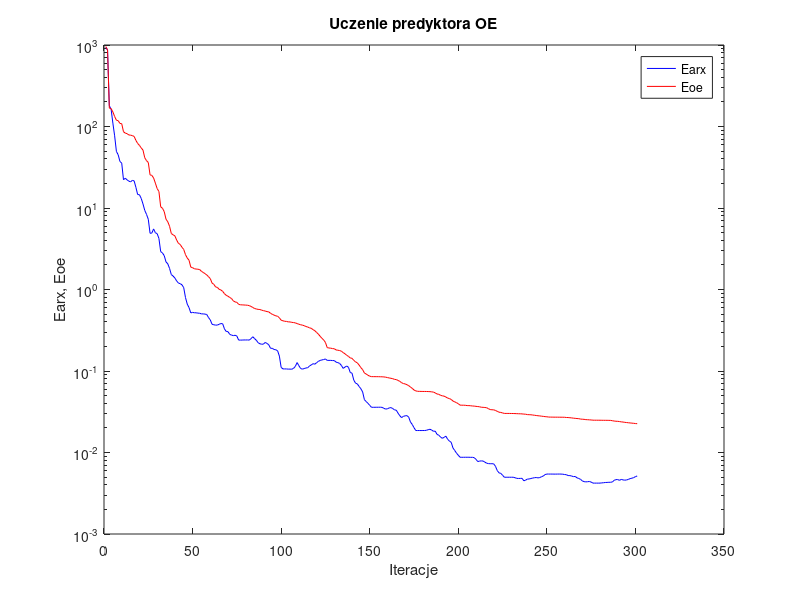
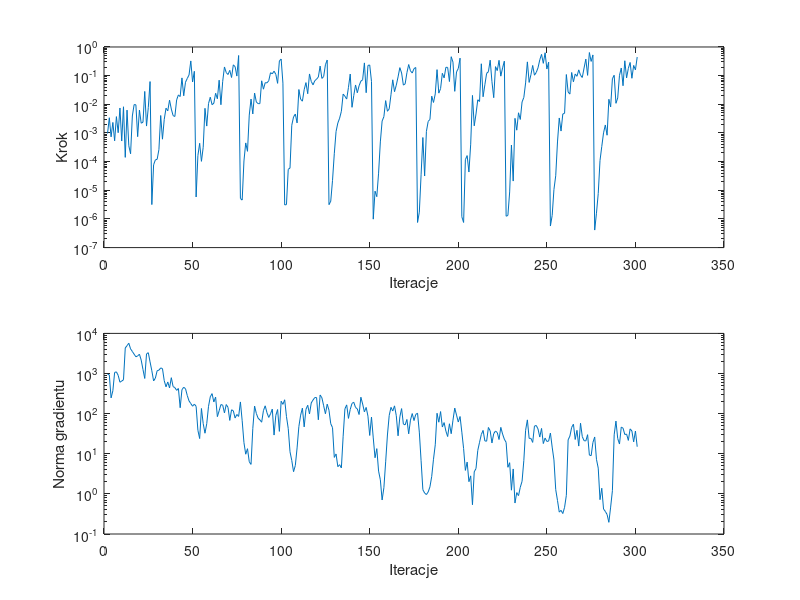

MATLAB code to generate these figures, in order:
%uczenie predyktora oe
clear all;
n=0; farx(n+1)=9.334575e+002; foe(n+1)=9.568787e+002; wspucz(n+1)=0.000000e+000; ng(n+1)=0.000000e+000;
%odnowa zmiennej metryki
n=1; farx(n+1)=8.686845e+002; foe(n+1)=8.712312e+002; krok(n+1)=9.612330e-004; ng(n+1)=9.598462e+002;
n=2; farx(n+1)=1.793107e+002; foe(n+1)=1.680526e+002; krok(n+1)=3.401267e-003; ng(n+1)=9.282804e+002;
n=3; farx(n+1)=1.636487e+002; foe(n+1)=1.656368e+002; krok(n+1)=7.315478e-004; ng(n+1)=2.469427e+002;
n=4; farx(n+1)=1.101220e+002; foe(n+1)=1.512008e+002; krok(n+1)=2.329278e-003; ng(n+1)=3.719028e+002;
n=5; farx(n+1)=7.691608e+001; foe(n+1)=1.326177e+002; krok(n+1)=5.322828e-004; ng(n+1)=1.064782e+003;
n=6; farx(n+1)=4.947790e+001; foe(n+1)=1.194380e+002; krok(n+1)=3.715831e-003; ng(n+1)=1.098682e+003;
n=7; farx(n+1)=4.496892e+001; foe(n+1)=1.178207e+002; krok(n+1)=1.020808e-003; ng(n+1)=9.011289e+002;
n=8; farx(n+1)=3.721709e+001; foe(n+1)=1.090716e+002; krok(n+1)=7.431661e-003; ng(n+1)=6.058572e+002;
n=9; farx(n+1)=3.553493e+001; foe(n+1)=1.083292e+002; krok(n+1)=5.230348e-004; ng(n+1)=6.499790e+002;
n=10; farx(n+1)=2.222780e+001; foe(n+1)=8.630235e+001; krok(n+1)=8.202462e-003; ng(n+1)=6.979990e+002;
n=11; farx(n+1)=2.319583e+001; foe(n+1)=8.295520e+001; krok(n+1)=1.407870e-004; ng(n+1)=4.323866e+003;
n=12; farx(n+1)=2.218294e+001; foe(n+1)=8.172787e+001; krok(n+1)=6.281400e-003; ng(n+1)=4.953179e+003;
n=13; farx(n+1)=2.136888e+001; foe(n+1)=7.878524e+001; krok(n+1)=3.569431e-004; ng(n+1)=5.684664e+003;
n=14; farx(n+1)=2.091706e+001; foe(n+1)=7.827550e+001; krok(n+1)=1.882222e-004; ng(n+1)=4.117952e+003;
n=15; farx(n+1)=2.182436e+001; foe(n+1)=7.729892e+001; krok(n+1)=3.907882e-003; ng(n+1)=3.542151e+003;
n=16; farx(n+1)=2.153788e+001; foe(n+1)=7.560491e+001; krok(n+1)=9.769926e-003; ng(n+1)=3.029644e+003;
n=17; farx(n+1)=1.794982e+001; foe(n+1)=6.758749e+001; krok(n+1)=9.612071e-003; ng(n+1)=2.611830e+003;
n=18; farx(n+1)=1.462539e+001; foe(n+1)=6.196599e+001; krok(n+1)=7.432430e-004; ng(n+1)=2.743102e+003;
n=19; farx(n+1)=1.456526e+001; foe(n+1)=5.871959e+001; krok(n+1)=6.274942e-003; ng(n+1)=3.029175e+003;
n=20; farx(n+1)=1.311842e+001; foe(n+1)=5.467300e+001; krok(n+1)=2.186130e-003; ng(n+1)=2.156886e+003;
n=21; farx(n+1)=1.123352e+001; foe(n+1)=5.139424e+001; krok(n+1)=2.383354e-003; ng(n+1)=1.260663e+003;
n=22; farx(n+1)=9.350857e+000; foe(n+1)=4.137565e+001; krok(n+1)=2.811708e-002; ng(n+1)=7.531578e+002;
n=23; farx(n+1)=8.350579e+000; foe(n+1)=3.807837e+001; krok(n+1)=1.740889e-003; ng(n+1)=3.080981e+003;
n=24; farx(n+1)=7.275811e+000; foe(n+1)=3.619459e+001; krok(n+1)=7.713140e-003; ng(n+1)=3.302570e+003;
n=25; farx(n+1)=4.895301e+000; foe(n+1)=2.549713e+001; krok(n+1)=6.211076e-002; ng(n+1)=1.950137e+003;
%odnowa zmiennej metryki
n=26; farx(n+1)=4.923504e+000; foe(n+1)=2.513526e+001; krok(n+1)=3.170217e-006; ng(n+1)=1.171174e+003;
n=27; farx(n+1)=5.538166e+000; foe(n+1)=2.337431e+001; krok(n+1)=7.744925e-005; ng(n+1)=6.534724e+002;
n=28; farx(n+1)=4.968019e+000; foe(n+1)=2.017873e+001; krok(n+1)=1.154043e-004; ng(n+1)=7.683470e+002;
n=29; farx(n+1)=4.848772e+000; foe(n+1)=1.732564e+001; krok(n+1)=1.203557e-004; ng(n+1)=1.174470e+003;
n=30; farx(n+1)=4.230887e+000; foe(n+1)=1.595284e+001; krok(n+1)=2.638590e-004; ng(n+1)=1.212045e+003;
n=31; farx(n+1)=2.916965e+000; foe(n+1)=1.034175e+001; krok(n+1)=4.064431e-003; ng(n+1)=1.377061e+003;
n=32; farx(n+1)=2.808990e+000; foe(n+1)=9.937092e+000; krok(n+1)=6.064990e-004; ng(n+1)=1.327021e+003;
n=33; farx(n+1)=2.601615e+000; foe(n+1)=9.024741e+000; krok(n+1)=2.957629e-003; ng(n+1)=6.635388e+002;
n=34; farx(n+1)=2.181564e+000; foe(n+1)=7.289884e+000; krok(n+1)=7.321912e-003; ng(n+1)=4.660416e+002;
n=35; farx(n+1)=2.066651e+000; foe(n+1)=6.776392e+000; krok(n+1)=5.924781e-003; ng(n+1)=6.158429e+002;
n=36; farx(n+1)=1.815838e+000; foe(n+1)=5.970582e+000; krok(n+1)=1.394089e-002; ng(n+1)=4.363507e+002;
n=37; farx(n+1)=1.523104e+000; foe(n+1)=4.860857e+000; krok(n+1)=6.819101e-003; ng(n+1)=7.868532e+002;
n=38; farx(n+1)=1.462738e+000; foe(n+1)=4.691994e+000; krok(n+1)=4.042588e-003; ng(n+1)=4.724785e+002;
n=39; farx(n+1)=1.382871e+000; foe(n+1)=4.550588e+000; krok(n+1)=3.751501e-003; ng(n+1)=4.456751e+002;
n=40; farx(n+1)=1.275882e+000; foe(n+1)=4.052443e+000; krok(n+1)=1.423801e-002; ng(n+1)=3.807489e+002;
n=41; farx(n+1)=1.199510e+000; foe(n+1)=3.685001e+000; krok(n+1)=2.128042e-002; ng(n+1)=4.234667e+002;
n=42; farx(n+1)=1.178975e+000; foe(n+1)=3.575021e+000; krok(n+1)=1.865271e-002; ng(n+1)=1.403764e+002;
n=43; farx(n+1)=1.142918e+000; foe(n+1)=3.297987e+000; krok(n+1)=8.343244e-002; ng(n+1)=3.956775e+002;
n=44; farx(n+1)=1.053326e+000; foe(n+1)=3.102335e+000; krok(n+1)=1.981414e-002; ng(n+1)=4.540165e+002;
n=45; farx(n+1)=7.963375e-001; foe(n+1)=2.675798e+000; krok(n+1)=5.893163e-002; ng(n+1)=4.192170e+002;
n=46; farx(n+1)=6.612981e-001; foe(n+1)=2.433483e+000; krok(n+1)=7.964480e-002; ng(n+1)=2.833966e+002;
n=47; farx(n+1)=5.991532e-001; foe(n+1)=2.285582e+000; krok(n+1)=1.057059e-001; ng(n+1)=2.075431e+002;
n=48; farx(n+1)=5.162540e-001; foe(n+1)=1.879968e+000; krok(n+1)=3.261226e-001; ng(n+1)=1.782679e+002;
n=49; farx(n+1)=5.242375e-001; foe(n+1)=1.853662e+000; krok(n+1)=6.024636e-002; ng(n+1)=1.530918e+002;
n=50; farx(n+1)=5.183360e-001; foe(n+1)=1.795077e+000; krok(n+1)=1.420059e-001; ng(n+1)=1.724928e+002;
%odnowa zmiennej metryki
n=51; farx(n+1)=5.181460e-001; foe(n+1)=1.783579e+000; krok(n+1)=5.834398e-006; ng(n+1)=1.519696e+002;
n=52; farx(n+1)=5.128886e-001; foe(n+1)=1.772293e+000; krok(n+1)=1.620874e-004; ng(n+1)=3.854996e+001;
n=53; farx(n+1)=5.117755e-001; foe(n+1)=1.758704e+000; krok(n+1)=4.356528e-004; ng(n+1)=2.393435e+001;
n=54; farx(n+1)=5.020605e-001; foe(n+1)=1.670604e+000; krok(n+1)=1.022356e-004; ng(n+1)=1.345476e+002;
n=55; farx(n+1)=5.023552e-001; foe(n+1)=1.620349e+000; krok(n+1)=3.163070e-004; ng(n+1)=5.650701e+001;
n=56; farx(n+1)=4.990345e-001; foe(n+1)=1.566525e+000; krok(n+1)=7.251821e-003; ng(n+1)=3.252065e+001;
n=57; farx(n+1)=4.937225e-001; foe(n+1)=1.509100e+000; krok(n+1)=1.736904e-003; ng(n+1)=5.630294e+001;
n=58; farx(n+1)=4.528186e-001; foe(n+1)=1.436022e+000; krok(n+1)=1.063635e-002; ng(n+1)=1.524284e+002;
n=59; farx(n+1)=4.235120e-001; foe(n+1)=1.360381e+000; krok(n+1)=1.767909e-002; ng(n+1)=2.626415e+002;
n=60; farx(n+1)=3.741209e-001; foe(n+1)=1.199542e+000; krok(n+1)=9.691715e-003; ng(n+1)=3.153533e+002;
n=61; farx(n+1)=3.694304e-001; foe(n+1)=1.157341e+000; krok(n+1)=1.095618e-002; ng(n+1)=1.953985e+002;
n=62; farx(n+1)=3.654047e-001; foe(n+1)=1.074692e+000; krok(n+1)=2.428721e-002; ng(n+1)=2.589374e+002;
n=63; farx(n+1)=3.662691e-001; foe(n+1)=1.061711e+000; krok(n+1)=1.560217e-002; ng(n+1)=8.410530e+001;
n=64; farx(n+1)=3.741813e-001; foe(n+1)=1.004024e+000; krok(n+1)=6.939329e-002; ng(n+1)=1.179828e+002;
n=65; farx(n+1)=3.824472e-001; foe(n+1)=9.866163e-001; krok(n+1)=9.661282e-003; ng(n+1)=1.683611e+002;
n=66; farx(n+1)=3.796298e-001; foe(n+1)=9.483659e-001; krok(n+1)=6.306675e-002; ng(n+1)=1.624614e+002;
n=67; farx(n+1)=3.286295e-001; foe(n+1)=8.885520e-001; krok(n+1)=2.007982e-001; ng(n+1)=1.042311e+002;
n=68; farx(n+1)=3.054287e-001; foe(n+1)=8.479425e-001; krok(n+1)=1.281531e-001; ng(n+1)=1.686223e+002;
n=69; farx(n+1)=3.039042e-001; foe(n+1)=8.264768e-001; krok(n+1)=1.093247e-001; ng(n+1)=1.432914e+002;
n=70; farx(n+1)=2.811917e-001; foe(n+1)=7.977446e-001; krok(n+1)=1.532184e-001; ng(n+1)=6.776766e+001;
n=71; farx(n+1)=2.758350e-001; foe(n+1)=7.742989e-001; krok(n+1)=8.610785e-002; ng(n+1)=1.247441e+002;
n=72; farx(n+1)=2.715822e-001; foe(n+1)=7.253678e-001; krok(n+1)=2.381694e-001; ng(n+1)=1.176174e+002;
n=73; farx(n+1)=2.745667e-001; foe(n+1)=7.041079e-001; krok(n+1)=2.063035e-001; ng(n+1)=7.779457e+001;
n=74; farx(n+1)=2.684847e-001; foe(n+1)=6.953142e-001; krok(n+1)=9.656284e-002; ng(n+1)=9.516959e+001;
n=75; farx(n+1)=2.396011e-001; foe(n+1)=6.578106e-001; krok(n+1)=5.045340e-001; ng(n+1)=8.520928e+001;
%odnowa zmiennej metryki
n=76; farx(n+1)=2.394520e-001; foe(n+1)=6.491472e-001; krok(n+1)=5.212503e-006; ng(n+1)=1.956442e+002;
n=77; farx(n+1)=2.396174e-001; foe(n+1)=6.477248e-001; krok(n+1)=4.535915e-006; ng(n+1)=6.649310e+001;
n=78; farx(n+1)=2.404975e-001; foe(n+1)=6.456486e-001; krok(n+1)=1.052302e-004; ng(n+1)=1.897042e+001;
n=79; farx(n+1)=2.400722e-001; foe(n+1)=6.434565e-001; krok(n+1)=4.494757e-004; ng(n+1)=9.743991e+000;
n=80; farx(n+1)=2.407688e-001; foe(n+1)=6.411500e-001; krok(n+1)=2.285820e-004; ng(n+1)=1.338057e+001;
n=81; farx(n+1)=2.393512e-001; foe(n+1)=6.337420e-001; krok(n+1)=4.208519e-003; ng(n+1)=6.317080e+000;
n=82; farx(n+1)=2.494699e-001; foe(n+1)=6.202144e-001; krok(n+1)=1.526430e-002; ng(n+1)=5.431794e+000;
n=83; farx(n+1)=2.632512e-001; foe(n+1)=6.016191e-001; krok(n+1)=4.611188e-003; ng(n+1)=4.272245e+001;
n=84; farx(n+1)=2.498376e-001; foe(n+1)=5.844170e-001; krok(n+1)=2.476948e-002; ng(n+1)=1.543976e+002;
n=85; farx(n+1)=2.382824e-001; foe(n+1)=5.770325e-001; krok(n+1)=1.196445e-002; ng(n+1)=1.010422e+002;
n=86; farx(n+1)=2.225014e-001; foe(n+1)=5.702734e-001; krok(n+1)=1.056599e-002; ng(n+1)=7.675981e+001;
n=87; farx(n+1)=2.159058e-001; foe(n+1)=5.681356e-001; krok(n+1)=1.053841e-002; ng(n+1)=6.979464e+001;
n=88; farx(n+1)=2.129995e-001; foe(n+1)=5.577326e-001; krok(n+1)=6.602029e-002; ng(n+1)=6.116308e+001;
n=89; farx(n+1)=2.137522e-001; foe(n+1)=5.502491e-001; krok(n+1)=3.369650e-002; ng(n+1)=1.189433e+002;
n=90; farx(n+1)=2.240359e-001; foe(n+1)=5.443057e-001; krok(n+1)=5.671128e-002; ng(n+1)=1.566729e+002;
n=91; farx(n+1)=2.179438e-001; foe(n+1)=5.354793e-001; krok(n+1)=5.606295e-002; ng(n+1)=1.050824e+002;
n=92; farx(n+1)=2.099694e-001; foe(n+1)=5.318537e-001; krok(n+1)=6.640781e-002; ng(n+1)=8.046575e+001;
n=93; farx(n+1)=1.901088e-001; foe(n+1)=5.104236e-001; krok(n+1)=1.265740e-001; ng(n+1)=9.875074e+001;
n=94; farx(n+1)=1.897636e-001; foe(n+1)=4.961720e-001; krok(n+1)=1.158784e-001; ng(n+1)=1.298810e+002;
n=95; farx(n+1)=1.837589e-001; foe(n+1)=4.849643e-001; krok(n+1)=1.431809e-001; ng(n+1)=2.925069e+001;
n=96; farx(n+1)=1.821921e-001; foe(n+1)=4.752784e-001; krok(n+1)=1.111619e-001; ng(n+1)=9.071172e+001;
n=97; farx(n+1)=1.771033e-001; foe(n+1)=4.695153e-001; krok(n+1)=5.382558e-002; ng(n+1)=1.266398e+002;
n=98; farx(n+1)=1.523887e-001; foe(n+1)=4.495081e-001; krok(n+1)=3.238984e-001; ng(n+1)=3.613322e+001;
n=99; farx(n+1)=1.107927e-001; foe(n+1)=4.199580e-001; krok(n+1)=3.805404e-001; ng(n+1)=2.038899e+002;
n=100; farx(n+1)=1.060935e-001; foe(n+1)=4.133087e-001; krok(n+1)=5.482403e-002; ng(n+1)=1.704110e+002;
%odnowa zmiennej metryki
n=101; farx(n+1)=1.060203e-001; foe(n+1)=4.074147e-001; krok(n+1)=3.082255e-006; ng(n+1)=2.216709e+002;
n=102; farx(n+1)=1.060442e-001; foe(n+1)=4.059451e-001; krok(n+1)=3.162689e-006; ng(n+1)=8.471589e+001;
n=103; farx(n+1)=1.054214e-001; foe(n+1)=4.005703e-001; krok(n+1)=5.385244e-005; ng(n+1)=4.265683e+001;
n=104; farx(n+1)=1.055630e-001; foe(n+1)=4.002609e-001; krok(n+1)=5.962617e-005; ng(n+1)=1.122443e+001;
n=105; farx(n+1)=1.051399e-001; foe(n+1)=3.952010e-001; krok(n+1)=1.861026e-003; ng(n+1)=6.792072e+000;
n=106; farx(n+1)=1.077773e-001; foe(n+1)=3.931540e-001; krok(n+1)=3.625910e-003; ng(n+1)=3.576142e+000;
n=107; farx(n+1)=1.138916e-001; foe(n+1)=3.892831e-001; krok(n+1)=4.576361e-003; ng(n+1)=5.103131e+000;
n=108; farx(n+1)=1.268966e-001; foe(n+1)=3.821254e-001; krok(n+1)=2.237201e-003; ng(n+1)=1.399956e+001;
n=109; farx(n+1)=1.162881e-001; foe(n+1)=3.748423e-001; krok(n+1)=3.281725e-002; ng(n+1)=4.751404e+001;
n=110; farx(n+1)=1.072762e-001; foe(n+1)=3.693684e-001; krok(n+1)=1.501192e-002; ng(n+1)=9.188082e+001;
n=111; farx(n+1)=1.054286e-001; foe(n+1)=3.654283e-001; krok(n+1)=1.285062e-002; ng(n+1)=1.371080e+002;
n=112; farx(n+1)=1.070648e-001; foe(n+1)=3.597322e-001; krok(n+1)=3.243320e-002; ng(n+1)=4.678298e+001;
n=113; farx(n+1)=1.089797e-001; foe(n+1)=3.514843e-001; krok(n+1)=5.716001e-002; ng(n+1)=1.275118e+002;
n=114; farx(n+1)=1.096896e-001; foe(n+1)=3.464150e-001; krok(n+1)=2.337492e-002; ng(n+1)=1.619717e+002;
n=115; farx(n+1)=1.152586e-001; foe(n+1)=3.385509e-001; krok(n+1)=1.146189e-001; ng(n+1)=9.835544e+001;
n=116; farx(n+1)=1.186939e-001; foe(n+1)=3.341215e-001; krok(n+1)=6.257210e-002; ng(n+1)=1.853687e+002;
n=117; farx(n+1)=1.230521e-001; foe(n+1)=3.216875e-001; krok(n+1)=4.781642e-002; ng(n+1)=2.186735e+002;
n=118; farx(n+1)=1.211225e-001; foe(n+1)=3.125343e-001; krok(n+1)=6.659180e-002; ng(n+1)=2.518558e+002;
n=119; farx(n+1)=1.264496e-001; foe(n+1)=2.974288e-001; krok(n+1)=7.517970e-002; ng(n+1)=2.512422e+002;
n=120; farx(n+1)=1.312016e-001; foe(n+1)=2.838518e-001; krok(n+1)=8.973423e-002; ng(n+1)=7.038304e+001;
n=121; farx(n+1)=1.347237e-001; foe(n+1)=2.666681e-001; krok(n+1)=2.158836e-001; ng(n+1)=2.916277e+002;
n=122; farx(n+1)=1.367814e-001; foe(n+1)=2.523214e-001; krok(n+1)=8.005809e-002; ng(n+1)=2.487296e+002;
n=123; farx(n+1)=1.381802e-001; foe(n+1)=2.402764e-001; krok(n+1)=9.326072e-002; ng(n+1)=1.570117e+002;
n=124; farx(n+1)=1.405415e-001; foe(n+1)=2.242020e-001; krok(n+1)=2.409855e-001; ng(n+1)=9.929288e+001;
n=125; farx(n+1)=1.350565e-001; foe(n+1)=1.937167e-001; krok(n+1)=3.510640e-001; ng(n+1)=1.722643e+002;
%odnowa zmiennej metryki
n=126; farx(n+1)=1.350117e-001; foe(n+1)=1.914821e-001; krok(n+1)=3.150147e-006; ng(n+1)=1.217014e+002;
n=127; farx(n+1)=1.350076e-001; foe(n+1)=1.906708e-001; krok(n+1)=4.171130e-006; ng(n+1)=5.606332e+001;
n=128; farx(n+1)=1.343251e-001; foe(n+1)=1.882936e-001; krok(n+1)=2.219138e-005; ng(n+1)=4.483256e+001;
n=129; farx(n+1)=1.342404e-001; foe(n+1)=1.876004e-001; krok(n+1)=1.883237e-004; ng(n+1)=8.108072e+000;
n=130; farx(n+1)=1.285528e-001; foe(n+1)=1.813428e-001; krok(n+1)=1.127391e-003; ng(n+1)=9.887664e+000;
n=131; farx(n+1)=1.267365e-001; foe(n+1)=1.798134e-001; krok(n+1)=2.220021e-003; ng(n+1)=4.768102e+000;
n=132; farx(n+1)=1.238804e-001; foe(n+1)=1.783289e-001; krok(n+1)=3.263302e-003; ng(n+1)=5.343388e+000;
n=133; farx(n+1)=1.172253e-001; foe(n+1)=1.750365e-001; krok(n+1)=5.711090e-003; ng(n+1)=4.434650e+000;
n=134; farx(n+1)=1.076546e-001; foe(n+1)=1.682848e-001; krok(n+1)=2.262062e-002; ng(n+1)=2.734808e+001;
n=135; farx(n+1)=1.116058e-001; foe(n+1)=1.629352e-001; krok(n+1)=1.904592e-002; ng(n+1)=1.319005e+002;
n=136; farx(n+1)=1.150995e-001; foe(n+1)=1.559497e-001; krok(n+1)=1.525264e-002; ng(n+1)=1.652435e+002;
n=137; farx(n+1)=1.110910e-001; foe(n+1)=1.512058e-001; krok(n+1)=3.890307e-002; ng(n+1)=7.613756e+001;
n=138; farx(n+1)=9.590903e-002; foe(n+1)=1.446560e-001; krok(n+1)=1.136129e-001; ng(n+1)=1.272565e+002;
n=139; farx(n+1)=9.410170e-002; foe(n+1)=1.431123e-001; krok(n+1)=7.859971e-003; ng(n+1)=1.802640e+002;
n=140; farx(n+1)=7.740343e-002; foe(n+1)=1.351481e-001; krok(n+1)=2.038266e-002; ng(n+1)=1.919041e+002;
n=141; farx(n+1)=7.089245e-002; foe(n+1)=1.294365e-001; krok(n+1)=4.725510e-002; ng(n+1)=1.423699e+002;
n=142; farx(n+1)=6.947604e-002; foe(n+1)=1.258870e-001; krok(n+1)=2.527804e-002; ng(n+1)=1.312921e+002;
n=143; farx(n+1)=6.460575e-002; foe(n+1)=1.183335e-001; krok(n+1)=4.438543e-002; ng(n+1)=9.506240e+001;
n=144; farx(n+1)=6.059708e-002; foe(n+1)=1.100186e-001; krok(n+1)=6.423218e-002; ng(n+1)=2.566457e+002;
n=145; farx(n+1)=5.538291e-002; foe(n+1)=1.040190e-001; krok(n+1)=7.165516e-002; ng(n+1)=1.741521e+002;
n=146; farx(n+1)=4.446957e-002; foe(n+1)=9.440886e-002; krok(n+1)=2.785378e-001; ng(n+1)=1.106870e+002;
n=147; farx(n+1)=4.221957e-002; foe(n+1)=9.187669e-002; krok(n+1)=2.539936e-002; ng(n+1)=1.428278e+002;
n=148; farx(n+1)=4.012528e-002; foe(n+1)=8.865869e-002; krok(n+1)=2.271963e-001; ng(n+1)=8.665249e+001;
n=149; farx(n+1)=3.790135e-002; foe(n+1)=8.640469e-002; krok(n+1)=2.357265e-001; ng(n+1)=2.857636e+001;
n=150; farx(n+1)=3.587372e-002; foe(n+1)=8.530293e-002; krok(n+1)=6.287977e-002; ng(n+1)=8.215873e+001;
%odnowa zmiennej metryki
n=151; farx(n+1)=3.587402e-002; foe(n+1)=8.526873e-002; krok(n+1)=9.831143e-007; ng(n+1)=2.480481e+001;
n=152; farx(n+1)=3.589249e-002; foe(n+1)=8.523833e-002; krok(n+1)=9.309975e-006; ng(n+1)=7.950034e+000;
n=153; farx(n+1)=3.591369e-002; foe(n+1)=8.519359e-002; krok(n+1)=5.980482e-006; ng(n+1)=1.342106e+001;
n=154; farx(n+1)=3.591364e-002; foe(n+1)=8.516393e-002; krok(n+1)=3.953838e-005; ng(n+1)=3.698374e+000;
n=155; farx(n+1)=3.596498e-002; foe(n+1)=8.498402e-002; krok(n+1)=4.875677e-004; ng(n+1)=2.243813e+000;
n=156; farx(n+1)=3.579449e-002; foe(n+1)=8.491220e-002; krok(n+1)=2.600344e-003; ng(n+1)=7.049911e-001;
n=157; farx(n+1)=3.484223e-002; foe(n+1)=8.458111e-002; krok(n+1)=3.704626e-003; ng(n+1)=1.427146e+000;
n=158; farx(n+1)=3.408776e-002; foe(n+1)=8.401680e-002; krok(n+1)=1.345452e-002; ng(n+1)=6.292975e+000;
n=159; farx(n+1)=3.440915e-002; foe(n+1)=8.305842e-002; krok(n+1)=5.711090e-003; ng(n+1)=2.937014e+001;
n=160; farx(n+1)=3.522887e-002; foe(n+1)=8.218189e-002; krok(n+1)=6.941453e-003; ng(n+1)=9.016727e+001;
n=161; farx(n+1)=3.556731e-002; foe(n+1)=8.133871e-002; krok(n+1)=2.160287e-002; ng(n+1)=1.435796e+002;
n=162; farx(n+1)=3.459487e-002; foe(n+1)=8.051912e-002; krok(n+1)=7.158549e-002; ng(n+1)=1.163467e+002;
n=163; farx(n+1)=3.337023e-002; foe(n+1)=7.888415e-002; krok(n+1)=2.753789e-002; ng(n+1)=1.562626e+002;
n=164; farx(n+1)=3.304234e-002; foe(n+1)=7.849141e-002; krok(n+1)=4.663645e-002; ng(n+1)=8.887692e+001;
n=165; farx(n+1)=3.035732e-002; foe(n+1)=7.664268e-002; krok(n+1)=9.047997e-002; ng(n+1)=2.801232e+001;
n=166; farx(n+1)=2.824646e-002; foe(n+1)=7.455498e-002; krok(n+1)=1.902702e-001; ng(n+1)=8.276662e+001;
n=167; farx(n+1)=2.679774e-002; foe(n+1)=7.187743e-002; krok(n+1)=1.238254e-001; ng(n+1)=1.335699e+002;
n=168; farx(n+1)=2.776472e-002; foe(n+1)=7.012366e-002; krok(n+1)=4.669156e-002; ng(n+1)=5.499336e+001;
n=169; farx(n+1)=2.818377e-002; foe(n+1)=6.943488e-002; krok(n+1)=5.157588e-002; ng(n+1)=5.248871e+001;
n=170; farx(n+1)=2.835260e-002; foe(n+1)=6.789094e-002; krok(n+1)=1.269085e-001; ng(n+1)=7.164585e+001;
n=171; farx(n+1)=2.715689e-002; foe(n+1)=6.613521e-002; krok(n+1)=2.442288e-001; ng(n+1)=3.139679e+001;
n=172; farx(n+1)=2.368099e-002; foe(n+1)=6.352646e-002; krok(n+1)=1.474115e-001; ng(n+1)=6.901379e+001;
n=173; farx(n+1)=2.210043e-002; foe(n+1)=6.126806e-002; krok(n+1)=1.232442e-001; ng(n+1)=1.004181e+002;
n=174; farx(n+1)=2.018055e-002; foe(n+1)=5.844662e-002; krok(n+1)=1.755320e-001; ng(n+1)=6.721813e+001;
n=175; farx(n+1)=1.860494e-002; foe(n+1)=5.702494e-002; krok(n+1)=1.927395e-001; ng(n+1)=9.594773e+001;
%odnowa zmiennej metryki
n=176; farx(n+1)=1.860452e-002; foe(n+1)=5.633888e-002; krok(n+1)=7.532978e-007; ng(n+1)=1.025282e+002;
n=177; farx(n+1)=1.860742e-002; foe(n+1)=5.626178e-002; krok(n+1)=1.722634e-006; ng(n+1)=3.465674e+001;
n=178; farx(n+1)=1.859637e-002; foe(n+1)=5.617982e-002; krok(n+1)=3.466942e-005; ng(n+1)=6.712613e+000;
n=179; farx(n+1)=1.861492e-002; foe(n+1)=5.611130e-002; krok(n+1)=6.935224e-004; ng(n+1)=1.272795e+000;
n=180; farx(n+1)=1.861339e-002; foe(n+1)=5.610977e-002; krok(n+1)=3.146663e-005; ng(n+1)=1.050002e+000;
n=181; farx(n+1)=1.872064e-002; foe(n+1)=5.606253e-002; krok(n+1)=1.136630e-003; ng(n+1)=9.611963e-001;
n=182; farx(n+1)=1.904970e-002; foe(n+1)=5.595741e-002; krok(n+1)=2.531421e-003; ng(n+1)=1.115810e+000;
n=183; farx(n+1)=1.928971e-002; foe(n+1)=5.582946e-002; krok(n+1)=2.973498e-003; ng(n+1)=1.498032e+000;
n=184; farx(n+1)=1.883619e-002; foe(n+1)=5.547642e-002; krok(n+1)=1.922414e-002; ng(n+1)=2.728922e+000;
n=185; farx(n+1)=1.820834e-002; foe(n+1)=5.509713e-002; krok(n+1)=1.159819e-002; ng(n+1)=7.304954e+000;
n=186; farx(n+1)=1.827718e-002; foe(n+1)=5.383975e-002; krok(n+1)=2.308292e-002; ng(n+1)=1.674482e+001;
n=187; farx(n+1)=1.667586e-002; foe(n+1)=5.224931e-002; krok(n+1)=1.619492e-001; ng(n+1)=1.021755e+002;
n=188; farx(n+1)=1.629290e-002; foe(n+1)=5.175017e-002; krok(n+1)=2.452306e-002; ng(n+1)=6.114754e+001;
n=189; farx(n+1)=1.545261e-002; foe(n+1)=5.027922e-002; krok(n+1)=3.542231e-002; ng(n+1)=1.125980e+002;
n=190; farx(n+1)=1.493536e-002; foe(n+1)=4.960378e-002; krok(n+1)=1.209148e-001; ng(n+1)=4.643702e+001;
n=191; farx(n+1)=1.535165e-002; foe(n+1)=4.913106e-002; krok(n+1)=8.343059e-002; ng(n+1)=5.983174e+001;
n=192; farx(n+1)=1.586045e-002; foe(n+1)=4.791330e-002; krok(n+1)=1.958016e-001; ng(n+1)=3.668816e+001;
n=193; farx(n+1)=1.452872e-002; foe(n+1)=4.652288e-002; krok(n+1)=1.937164e-001; ng(n+1)=2.685594e+001;
n=194; farx(n+1)=1.379450e-002; foe(n+1)=4.589522e-002; krok(n+1)=6.225707e-002; ng(n+1)=5.591330e+001;
n=195; farx(n+1)=1.333943e-002; foe(n+1)=4.476228e-002; krok(n+1)=4.577617e-001; ng(n+1)=3.162181e+001;
n=196; farx(n+1)=1.136235e-002; foe(n+1)=4.278723e-002; krok(n+1)=2.962682e-001; ng(n+1)=6.871402e+001;
n=197; farx(n+1)=1.058203e-002; foe(n+1)=4.181313e-002; krok(n+1)=2.835564e-002; ng(n+1)=1.376010e+002;
n=198; farx(n+1)=9.814591e-003; foe(n+1)=4.087267e-002; krok(n+1)=1.350958e-001; ng(n+1)=9.211167e+001;
n=199; farx(n+1)=9.255181e-003; foe(n+1)=3.967793e-002; krok(n+1)=1.775417e-001; ng(n+1)=6.181888e+001;
n=200; farx(n+1)=8.738364e-003; foe(n+1)=3.810700e-002; krok(n+1)=4.079802e-001; ng(n+1)=8.480727e+001;
%odnowa zmiennej metryki
n=201; farx(n+1)=8.736882e-003; foe(n+1)=3.805405e-002; krok(n+1)=1.191454e-006; ng(n+1)=3.455325e+001;
n=202; farx(n+1)=8.736410e-003; foe(n+1)=3.804528e-002; krok(n+1)=7.535535e-007; ng(n+1)=1.349376e+001;
n=203; farx(n+1)=8.747842e-003; foe(n+1)=3.794897e-002; krok(n+1)=1.168734e-004; ng(n+1)=3.848081e+000;
n=204; farx(n+1)=8.741669e-003; foe(n+1)=3.762557e-002; krok(n+1)=1.623077e-004; ng(n+1)=6.206101e+000;
n=205; farx(n+1)=8.746243e-003; foe(n+1)=3.761639e-002; krok(n+1)=4.334515e-005; ng(n+1)=2.013136e+000;
n=206; farx(n+1)=8.718136e-003; foe(n+1)=3.746506e-002; krok(n+1)=4.060559e-004; ng(n+1)=2.810035e+000;
n=207; farx(n+1)=8.733087e-003; foe(n+1)=3.719556e-002; krok(n+1)=2.043074e-002; ng(n+1)=5.367376e-001;
n=208; farx(n+1)=8.638168e-003; foe(n+1)=3.711403e-002; krok(n+1)=1.775201e-003; ng(n+1)=3.538428e+000;
n=209; farx(n+1)=8.245132e-003; foe(n+1)=3.683210e-002; krok(n+1)=4.600741e-003; ng(n+1)=4.289380e+000;
n=210; farx(n+1)=7.736400e-003; foe(n+1)=3.662096e-002; krok(n+1)=1.438322e-002; ng(n+1)=1.211793e+001;
n=211; farx(n+1)=7.847166e-003; foe(n+1)=3.641366e-002; krok(n+1)=1.254246e-002; ng(n+1)=1.929670e+001;
n=212; farx(n+1)=7.891349e-003; foe(n+1)=3.590702e-002; krok(n+1)=2.594655e-001; ng(n+1)=3.024602e+001;
n=213; farx(n+1)=7.860114e-003; foe(n+1)=3.583862e-002; krok(n+1)=1.831982e-002; ng(n+1)=3.821226e+001;
n=214; farx(n+1)=7.613980e-003; foe(n+1)=3.566462e-002; krok(n+1)=4.797973e-002; ng(n+1)=2.089861e+001;
n=215; farx(n+1)=7.394747e-003; foe(n+1)=3.544415e-002; krok(n+1)=1.204927e-001; ng(n+1)=2.055645e+001;
n=216; farx(n+1)=7.312706e-003; foe(n+1)=3.452348e-002; krok(n+1)=1.365450e-001; ng(n+1)=4.524838e+001;
n=217; farx(n+1)=7.280678e-003; foe(n+1)=3.363468e-002; krok(n+1)=3.465039e-001; ng(n+1)=3.733242e+001;
n=218; farx(n+1)=7.288226e-003; foe(n+1)=3.344621e-002; krok(n+1)=6.162212e-002; ng(n+1)=1.857458e+001;
n=219; farx(n+1)=7.254642e-003; foe(n+1)=3.339724e-002; krok(n+1)=1.703305e-002; ng(n+1)=3.173822e+001;
n=220; farx(n+1)=6.765874e-003; foe(n+1)=3.278448e-002; krok(n+1)=2.064051e-001; ng(n+1)=3.685922e+001;
n=221; farx(n+1)=6.001757e-003; foe(n+1)=3.199652e-002; krok(n+1)=1.501755e-001; ng(n+1)=3.380429e+001;
n=222; farx(n+1)=5.626604e-003; foe(n+1)=3.122034e-002; krok(n+1)=3.427774e-001; ng(n+1)=2.263986e+001;
n=223; farx(n+1)=5.540449e-003; foe(n+1)=3.102942e-002; krok(n+1)=9.599621e-002; ng(n+1)=4.550597e+001;
n=224; farx(n+1)=5.259026e-003; foe(n+1)=3.057445e-002; krok(n+1)=1.867662e-001; ng(n+1)=3.104636e+001;
n=225; farx(n+1)=4.970734e-003; foe(n+1)=3.017908e-002; krok(n+1)=3.202323e-001; ng(n+1)=2.303059e+001;
%odnowa zmiennej metryki
n=226; farx(n+1)=4.971145e-003; foe(n+1)=3.016035e-002; krok(n+1)=1.244059e-006; ng(n+1)=1.919472e+001;
n=227; farx(n+1)=4.971223e-003; foe(n+1)=3.015908e-002; krok(n+1)=1.325582e-006; ng(n+1)=4.602621e+000;
n=228; farx(n+1)=4.972625e-003; foe(n+1)=3.014218e-002; krok(n+1)=8.756691e-006; ng(n+1)=5.993554e+000;
n=229; farx(n+1)=4.969731e-003; foe(n+1)=3.010956e-002; krok(n+1)=3.790794e-004; ng(n+1)=1.236657e+000;
n=230; farx(n+1)=4.973035e-003; foe(n+1)=3.009213e-002; krok(n+1)=2.097007e-005; ng(n+1)=4.181655e+000;
n=231; farx(n+1)=4.904890e-003; foe(n+1)=3.003846e-002; krok(n+1)=3.240245e-003; ng(n+1)=5.917595e-001;
n=232; farx(n+1)=4.817462e-003; foe(n+1)=2.996342e-002; krok(n+1)=1.250908e-003; ng(n+1)=1.076766e+000;
n=233; farx(n+1)=4.803183e-003; foe(n+1)=2.989580e-002; krok(n+1)=5.062842e-003; ng(n+1)=9.049110e-001;
n=234; farx(n+1)=4.811707e-003; foe(n+1)=2.984887e-002; krok(n+1)=2.957764e-003; ng(n+1)=1.462415e+000;
n=235; farx(n+1)=4.820125e-003; foe(n+1)=2.977321e-002; krok(n+1)=1.207035e-002; ng(n+1)=2.059811e+000;
n=236; farx(n+1)=4.495017e-003; foe(n+1)=2.958852e-002; krok(n+1)=1.729712e-002; ng(n+1)=6.788690e+000;
n=237; farx(n+1)=4.579622e-003; foe(n+1)=2.950951e-002; krok(n+1)=5.576355e-002; ng(n+1)=3.848370e+001;
n=238; farx(n+1)=4.720752e-003; foe(n+1)=2.916639e-002; krok(n+1)=3.023171e-001; ng(n+1)=6.992078e+001;
n=239; farx(n+1)=4.731977e-003; foe(n+1)=2.912053e-002; krok(n+1)=5.801457e-002; ng(n+1)=2.412497e+001;
n=240; farx(n+1)=4.798816e-003; foe(n+1)=2.903916e-002; krok(n+1)=1.075010e-001; ng(n+1)=2.421008e+001;
n=241; farx(n+1)=4.856595e-003; foe(n+1)=2.883140e-002; krok(n+1)=2.268451e-001; ng(n+1)=1.918653e+001;
n=242; farx(n+1)=4.906064e-003; foe(n+1)=2.864746e-002; krok(n+1)=1.036878e-001; ng(n+1)=4.892349e+001;
n=243; farx(n+1)=4.932340e-003; foe(n+1)=2.843565e-002; krok(n+1)=1.288588e-001; ng(n+1)=5.077564e+001;
n=244; farx(n+1)=4.878247e-003; foe(n+1)=2.824214e-002; krok(n+1)=1.870723e-001; ng(n+1)=4.161204e+001;
n=245; farx(n+1)=4.928387e-003; foe(n+1)=2.812242e-002; krok(n+1)=3.556863e-001; ng(n+1)=2.608510e+001;
n=246; farx(n+1)=5.047869e-003; foe(n+1)=2.790022e-002; krok(n+1)=5.520515e-001; ng(n+1)=4.281519e+001;
n=247; farx(n+1)=5.148024e-003; foe(n+1)=2.775630e-002; krok(n+1)=2.689113e-001; ng(n+1)=1.795796e+001;
n=248; farx(n+1)=5.359467e-003; foe(n+1)=2.754494e-002; krok(n+1)=6.293018e-001; ng(n+1)=2.458466e+001;
n=249; farx(n+1)=5.441987e-003; foe(n+1)=2.743356e-002; krok(n+1)=1.702433e-001; ng(n+1)=2.028421e+001;
n=250; farx(n+1)=5.437879e-003; foe(n+1)=2.722760e-002; krok(n+1)=2.959384e-001; ng(n+1)=2.069212e+001;
%odnowa zmiennej metryki
n=251; farx(n+1)=5.437744e-003; foe(n+1)=2.718797e-002; krok(n+1)=5.661453e-007; ng(n+1)=3.285644e+001;
n=252; farx(n+1)=5.437524e-003; foe(n+1)=2.717345e-002; krok(n+1)=1.322082e-006; ng(n+1)=1.463881e+001;
n=253; farx(n+1)=5.430681e-003; foe(n+1)=2.713959e-002; krok(n+1)=1.069939e-005; ng(n+1)=7.033619e+000;
n=254; farx(n+1)=5.430811e-003; foe(n+1)=2.713710e-002; krok(n+1)=3.204087e-005; ng(n+1)=1.279359e+000;
n=255; farx(n+1)=5.438074e-003; foe(n+1)=2.712564e-002; krok(n+1)=4.854552e-004; ng(n+1)=6.845212e-001;
n=256; farx(n+1)=5.439962e-003; foe(n+1)=2.710813e-002; krok(n+1)=3.334617e-003; ng(n+1)=3.516613e-001;
n=257; farx(n+1)=5.436429e-003; foe(n+1)=2.710029e-002; krok(n+1)=1.164626e-003; ng(n+1)=3.887109e-001;
n=258; farx(n+1)=5.418920e-003; foe(n+1)=2.708312e-002; krok(n+1)=4.597934e-003; ng(n+1)=3.233678e-001;
n=259; farx(n+1)=5.366735e-003; foe(n+1)=2.705391e-002; krok(n+1)=4.849441e-003; ng(n+1)=4.622818e-001;
n=260; farx(n+1)=5.343114e-003; foe(n+1)=2.689125e-002; krok(n+1)=1.093535e-001; ng(n+1)=9.202979e-001;
n=261; farx(n+1)=5.214311e-003; foe(n+1)=2.685417e-002; krok(n+1)=2.702970e-002; ng(n+1)=2.223113e+001;
n=262; farx(n+1)=5.207616e-003; foe(n+1)=2.671468e-002; krok(n+1)=2.272397e-002; ng(n+1)=2.750366e+001;
n=263; farx(n+1)=5.142628e-003; foe(n+1)=2.658360e-002; krok(n+1)=1.288588e-001; ng(n+1)=4.552763e+001;
n=264; farx(n+1)=5.057432e-003; foe(n+1)=2.637751e-002; krok(n+1)=6.105720e-002; ng(n+1)=5.450191e+001;
n=265; farx(n+1)=5.082679e-003; foe(n+1)=2.625924e-002; krok(n+1)=1.139041e-001; ng(n+1)=2.269610e+001;
n=266; farx(n+1)=4.894937e-003; foe(n+1)=2.610385e-002; krok(n+1)=9.479650e-002; ng(n+1)=3.836960e+001;
n=267; farx(n+1)=4.796505e-003; foe(n+1)=2.602265e-002; krok(n+1)=1.591991e-001; ng(n+1)=1.554111e+001;
n=268; farx(n+1)=4.688723e-003; foe(n+1)=2.571099e-002; krok(n+1)=1.037624e-001; ng(n+1)=5.772386e+001;
n=269; farx(n+1)=4.484064e-003; foe(n+1)=2.561629e-002; krok(n+1)=8.643496e-002; ng(n+1)=2.671783e+001;
n=270; farx(n+1)=4.390651e-003; foe(n+1)=2.551406e-002; krok(n+1)=1.846634e-001; ng(n+1)=2.119940e+001;
n=271; farx(n+1)=4.361938e-003; foe(n+1)=2.531206e-002; krok(n+1)=3.780408e-001; ng(n+1)=2.087739e+001;
n=272; farx(n+1)=4.382543e-003; foe(n+1)=2.525493e-002; krok(n+1)=1.022485e-001; ng(n+1)=2.989862e+001;
n=273; farx(n+1)=4.407897e-003; foe(n+1)=2.515963e-002; krok(n+1)=6.404647e-001; ng(n+1)=9.274244e+000;
n=274; farx(n+1)=4.338061e-003; foe(n+1)=2.507578e-002; krok(n+1)=3.136529e-001; ng(n+1)=8.958509e+000;
n=275; farx(n+1)=4.211698e-003; foe(n+1)=2.492558e-002; krok(n+1)=5.281623e-001; ng(n+1)=1.911139e+001;
%odnowa zmiennej metryki
n=276; farx(n+1)=4.211791e-003; foe(n+1)=2.490808e-002; krok(n+1)=4.088208e-007; ng(n+1)=2.619136e+001;
n=277; farx(n+1)=4.211669e-003; foe(n+1)=2.490408e-002; krok(n+1)=1.582113e-006; ng(n+1)=7.262682e+000;
n=278; farx(n+1)=4.210184e-003; foe(n+1)=2.489365e-002; krok(n+1)=7.698578e-006; ng(n+1)=4.386667e+000;
n=279; farx(n+1)=4.212111e-003; foe(n+1)=2.489058e-002; krok(n+1)=1.089132e-004; ng(n+1)=7.171707e-001;
n=280; farx(n+1)=4.237567e-003; foe(n+1)=2.485574e-002; krok(n+1)=3.383827e-004; ng(n+1)=1.383354e+000;
n=281; farx(n+1)=4.257789e-003; foe(n+1)=2.484536e-002; krok(n+1)=1.009153e-003; ng(n+1)=4.189084e-001;
n=282; farx(n+1)=4.286017e-003; foe(n+1)=2.483138e-002; krok(n+1)=1.899828e-003; ng(n+1)=3.662833e-001;
n=283; farx(n+1)=4.294488e-003; foe(n+1)=2.482766e-002; krok(n+1)=8.336543e-004; ng(n+1)=3.060701e-001;
n=284; farx(n+1)=4.310971e-003; foe(n+1)=2.479824e-002; krok(n+1)=1.495979e-002; ng(n+1)=1.955625e-001;
n=285; farx(n+1)=4.311168e-003; foe(n+1)=2.477175e-002; krok(n+1)=8.092065e-003; ng(n+1)=4.677683e-001;
n=286; farx(n+1)=4.356026e-003; foe(n+1)=2.454976e-002; krok(n+1)=7.807436e-002; ng(n+1)=1.201314e+000;
n=287; farx(n+1)=4.557345e-003; foe(n+1)=2.432514e-002; krok(n+1)=1.031518e-001; ng(n+1)=2.965504e+001;
n=288; farx(n+1)=4.647872e-003; foe(n+1)=2.417703e-002; krok(n+1)=1.082825e-002; ng(n+1)=6.523550e+001;
n=289; farx(n+1)=4.654869e-003; foe(n+1)=2.412997e-002; krok(n+1)=1.669364e-002; ng(n+1)=2.394416e+001;
n=290; farx(n+1)=4.555847e-003; foe(n+1)=2.398075e-002; krok(n+1)=1.031518e-001; ng(n+1)=1.748371e+001;
n=291; farx(n+1)=4.675788e-003; foe(n+1)=2.375869e-002; krok(n+1)=1.845727e-001; ng(n+1)=4.621995e+001;
n=292; farx(n+1)=4.611041e-003; foe(n+1)=2.365813e-002; krok(n+1)=4.446078e-002; ng(n+1)=4.345140e+001;
n=293; farx(n+1)=4.575876e-003; foe(n+1)=2.343826e-002; krok(n+1)=3.307424e-001; ng(n+1)=3.015858e+001;
n=294; farx(n+1)=4.608439e-003; foe(n+1)=2.331911e-002; krok(n+1)=8.343244e-002; ng(n+1)=3.092693e+001;
n=295; farx(n+1)=4.673558e-003; foe(n+1)=2.316914e-002; krok(n+1)=1.794664e-001; ng(n+1)=2.151201e+001;
n=296; farx(n+1)=4.781204e-003; foe(n+1)=2.306055e-002; krok(n+1)=2.889625e-001; ng(n+1)=4.169061e+001;
n=297; farx(n+1)=4.839616e-003; foe(n+1)=2.291908e-002; krok(n+1)=8.100548e-002; ng(n+1)=3.691738e+001;
n=298; farx(n+1)=4.916620e-003; foe(n+1)=2.281770e-002; krok(n+1)=2.272257e-001; ng(n+1)=1.975621e+001;
n=299; farx(n+1)=5.058282e-003; foe(n+1)=2.266149e-002; krok(n+1)=1.587319e-001; ng(n+1)=3.687365e+001;
n=300; farx(n+1)=5.151273e-003; foe(n+1)=2.257309e-002; krok(n+1)=4.461571e-001; ng(n+1)=1.497591e+001;

figure; semilogy(farx,'b'); hold on; semilogy(foe,'r'); xlabel('Iteracje'); ylabel('Earx, Eoe'); legend('Earx','Eoe'); title('Uczenie predyktora OE');
figure; subplot(2,1,1); semilogy(krok); xlabel('Iteracje'); ylabel('Krok');
subplot(2,1,2); semilogy(ng); xlabel('Iteracje'); ylabel('Norma gradientu');
Earx=farx(n+1)
Eoe=foe(n+1)
